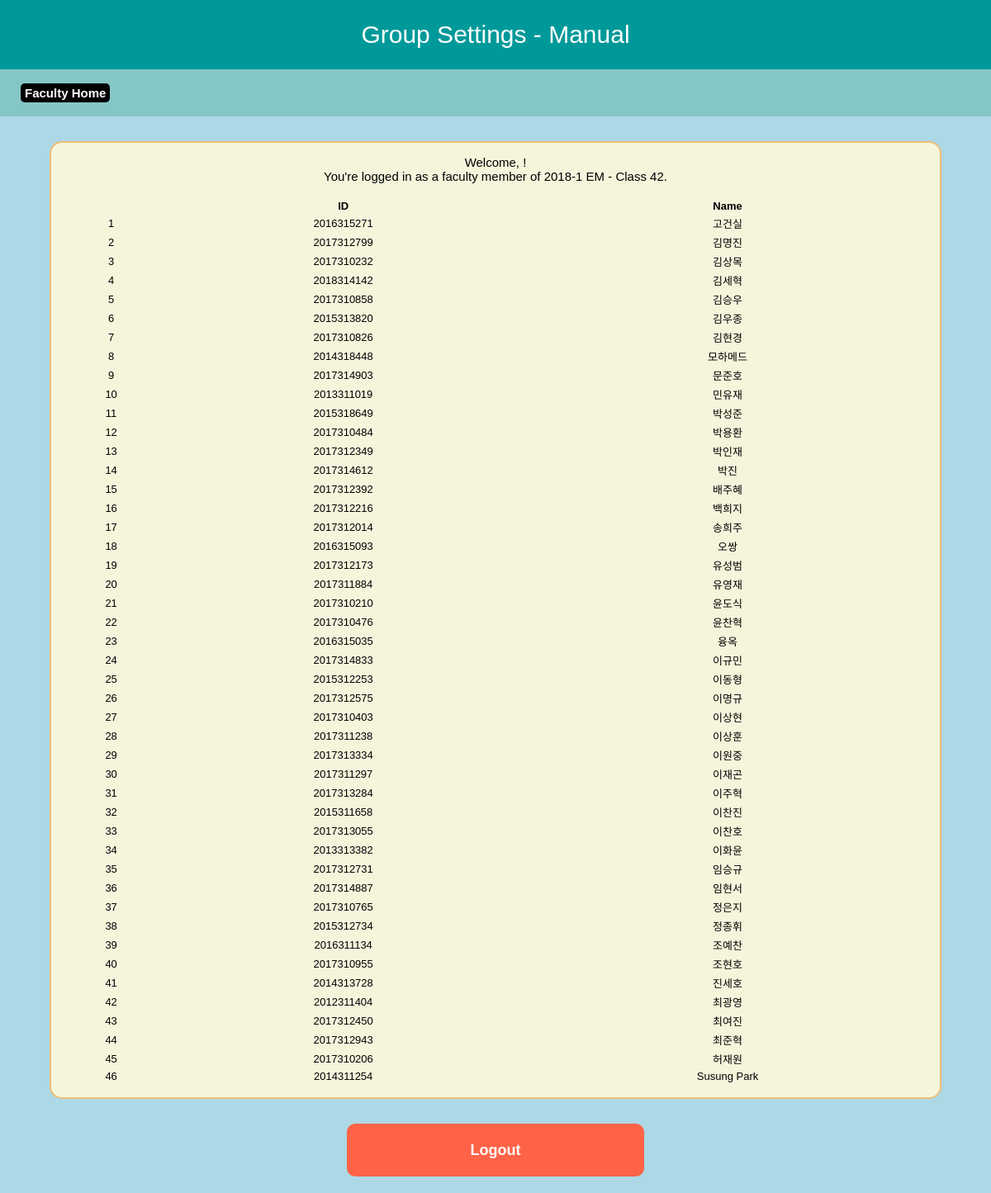
/roster/groups/manual/, run on the app's committed database.
### roster/models.py (models this page shows)
class Student(models.Model):
    user = models.OneToOneField(User, on_delete=models.CASCADE,
                                null=True, default=None)
    id_text = models.CharField(max_length=10, primary_key=True)
    name_text_korean = models.CharField(max_length=20)
    name_text_english = models.CharField(max_length=30)
    icampus_id = models.CharField(max_length=20, default=None, null=True)
    class_num= models.IntegerField(default=0)
    major_text = models.CharField(max_length=30)
    grade = models.IntegerField(default=0)
    prev_gpa = models.FloatField(default=0)
    enrolled_course = models.ManyToManyField(Course)
    group_num = models.IntegerField(default=0)
    is_visitor = models.BooleanField(default=False)

### roster/views.py (the view)
# urls.py: path('groups/manual/', views.grouping_manual, name="grouping_manual"),
def grouping_manual(request):
    grouping_manual_html = loader.get_template("roster/grouping_manual.html")
    course = Course.objects.get(is_active=True)
    full_roster = Student.objects.filter(enrolled_course=course)
    names = []
    student_numbers = []
    for student in full_roster:
        names.append(student.name_text_korean)
        student_numbers.append(student.id_text)
    context = {
        "names": names,
        "student_numbers": student_numbers,
        "students": list(range(len(full_roster))),
        "course_title": course.title(),
    }
    return HttpResponse(grouping_manual_html.render(context, request))

### courses/models.py (called while the page is built)
    def title(self):
        text = str(self.year) + "-" + str(self.semester) + " " + str(self.course_name) + " - Class " + str(self.class_num)
        return text

### roster/templatetags/home_tags.py (called while the page is built)
@register.filter
def index(data_arr, idx):
    return data_arr[idx]

### roster/templates/roster/grouping_manual.html (shortened to what this page needs)
<html>
<head>
    {% load static %}
    {% load home_tags %}
    <link rel="stylesheet" type="text/css" href="{% static 'home/homepage.css' %}">
    <link rel="stylesheet" type="text/css" href="{% static 'global/global.css' %}">
    <link rel="stylesheet" type="text/css" href="{% static 'roster/grouping.css' %}">
</head>
<body>
    <div class="titlebar_global"><center>Group Settings - Manual</center></div>
    <div class="navigationbar_global">
        <a class="inline-link" href="">Faculty Home</a>
    </div>
    <div class="content_global">
        <center>Welcome, {{instructor_name}} !<br>
        You're logged in as a faculty member of {{course_title}}.</center> <br>
        <table style="width: 100%; font-size: 13px; text-align: center;">
            <tr>
                <th></th>
                <th>ID</th>
                <th>Name</th>
            </tr>
            {% for student in students %}
                <tr class="">
                    <td>{{forloop.counter}}</td>
                    <td>{{student_numbers|index:student}}</td>
                    <td>{{names|index:student}}</td>
                </tr>
            {% endfor %}
        </table>
    </div>
    <a class="logoutbox_global" href="{% url 'home:logout' %}">Logout</a>
</body>
</html>

### static/home/homepage.css (style rules this page uses)
body { background-color: lightblue; padding: 0px; margin: 0px; }

### static/global/global.css (style rules this page uses)
body { background-color: lightblue; padding: 0px; margin: 0px; }
div.titlebar_global { display: flex; justify-content: center; align-items: center; font-family: Arial, Helvetica, sans-serif; color: white; font-weight: normal; font-size: 30px; background-color: #009999; padding-top: 25px; padding-bottom: 25px; margin: 0px; width: 100%; }
div.navigationbar_global { font-family: Arial, Helvetica, sans-serif; color: #007777; font-weight: normal; font-size: 16px; align-content: center; background-color: #85c6c6; padding-left: 20px; padding-top: 12px; padding-bottom: 12px; padding-right: 20px; margin: 0px; width: auto; height: auto; float: top; }
div.content_global { font-family: Arial, Helvetica, sans-serif; color: black; font-weight: normal; font-size: 15px; background-color: beige; align-content: center; padding: 15px 20px; margin: 30px 5%; width: auto; height: auto; border: 2px solid #edbf76; border-radius: 15px; }
.logoutbox_global, .logoutbox_global:link, .logoutbox_global:visited { cursor: pointer; display: flex; justify-content: center; align-items: center; font-family: Arial, Helvetica, sans-serif; color: white; background-color: tomato; font-weight: bold; font-size: 18px; text-align: center; padding: 5px 20px; margin: 20px 35%; width: auto; height: 50px; border: 2px solid tomato; border-radius: 10px; text-decoration: none; }
a.inline-link:link, a.inline-link:visited { display: inline-flex; justify-content: center; align-items: center; font-family: Arial, Helvetica, sans-serif; color: white; background-color: black; font-weight: bold; font-size: 15px; text-align: center; padding: 3px 5px; width: auto; height: auto; border-radius: 5px; text-decoration: none; margin: 5px; }

### data on the page
Student: student_numbers "2016315271", name_text_korean "고건실"
Student: student_numbers "2017312799", name_text_korean "김명진"
Student: student_numbers "2017310232", name_text_korean "김상목"
Student: student_numbers "2018314142", name_text_korean "김세혁"
Student: student_numbers "2017310858", name_text_korean "김승우"
Student: student_numbers "2015313820", name_text_korean "김우종"
Student: student_numbers "2017310826", name_text_korean "김현경"
Student: student_numbers "2014318448", name_text_korean "모하메드"
Student: student_numbers "2017314903", name_text_korean "문준호"
Student: student_numbers "2013311019", name_text_korean "민유재"
Student: student_numbers "2015318649", name_text_korean "박성준"
Student: student_numbers "2017310484", name_text_korean "박용환"
Student: student_numbers "2017312349", name_text_korean "박인재"
Student: student_numbers "2017312392", name_text_korean "배주혜"
Student: student_numbers "2017312216", name_text_korean "백희지"
Student: student_numbers "2017312014", name_text_korean "송희주"
Student: student_numbers "2017312173", name_text_korean "유성범"
Student: student_numbers "2017311884", name_text_korean "유영재"
Student: student_numbers "2017310210", name_text_korean "윤도식"
Student: student_numbers "2017310476", name_text_korean "윤찬혁"
Student: student_numbers "2017314833", name_text_korean "이규민"
Student: student_numbers "2015312253", name_text_korean "이동형"
Student: student_numbers "2017312575", name_text_korean "이명규"
Student: student_numbers "2017310403", name_text_korean "이상현"
Student: student_numbers "2017311238", name_text_korean "이상훈"
Student: student_numbers "2017313334", name_text_korean "이원중"
Student: student_numbers "2017311297", name_text_korean "이재곤"
Student: student_numbers "2017313284", name_text_korean "이주혁"
Student: student_numbers "2015311658", name_text_korean "이찬진"
Student: student_numbers "2017313055", name_text_korean "이찬호"
Student: student_numbers "2013313382", name_text_korean "이화윤"
Student: student_numbers "2017312731", name_text_korean "임승규"
Student: student_numbers "2017314887", name_text_korean "임현서"
Student: student_numbers "2017310765", name_text_korean "정은지"
Student: student_numbers "2015312734", name_text_korean "정종휘"
Student: student_numbers "2016311134", name_text_korean "조예찬"
Student: student_numbers "2017310955", name_text_korean "조현호"
Student: student_numbers "2014313728", name_text_korean "진세호"
Student: student_numbers "2012311404", name_text_korean "최광영"
Student: student_numbers "2017312450", name_text_korean "최여진"
Student: student_numbers "2017312943", name_text_korean "최준혁"
Student: student_numbers "2017310206", name_text_korean "허재원"
Student: id_text "2014311254", names "Susung Park"

### other printed values
{{ course_title }} "2018-1 EM - Class 42"
{{ student_numbers|index:student }} "2017314612" "2016315093" "2016315035"
{{ names|index:student }} "박진" "오쌍" "융옥"
